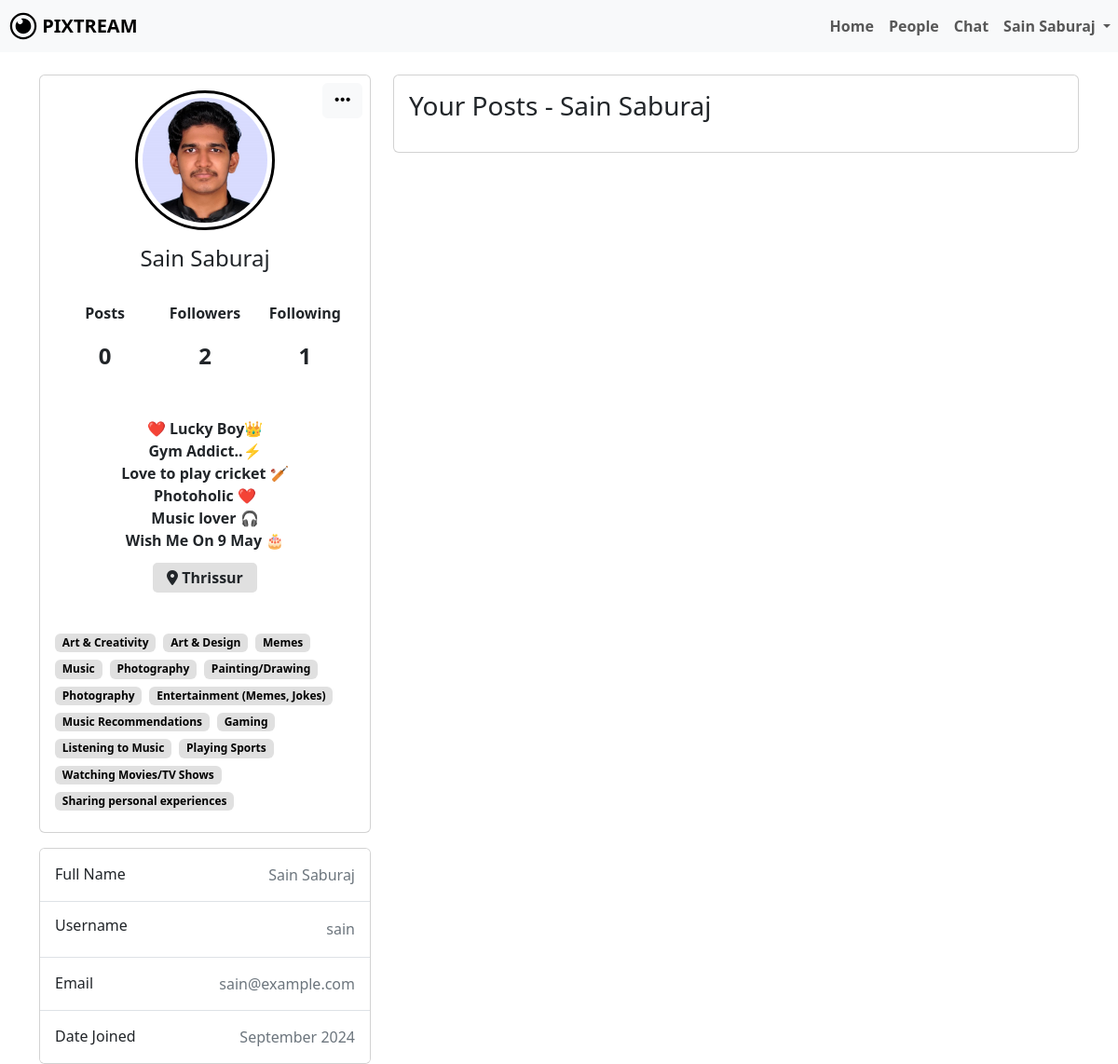
Page /profile.php (signed in) on the committed database.
### tables this page shows
CREATE TABLE `users` (
  `id` int(11) NOT NULL,
  `name` varchar(255) NOT NULL,
  `username` varchar(255) NOT NULL,
  `email` varchar(255) NOT NULL,
  `password` varchar(255) NOT NULL,
  `bio` varchar(255) DEFAULT NULL,
  `profile_picture` varchar(255) DEFAULT NULL,
  `location` varchar(255) DEFAULT NULL,
  `created_at` timestamp NULL DEFAULT current_timestamp()
);

### profile.php (the view, shortened to what this page needs)
<?php
include 'dbconfig.php';
$username = $_SESSION['username'];
$sql = "SELECT * FROM users WHERE username='$username';";
$result = mysqli_query($conn, $sql);
$info = mysqli_fetch_assoc($result);
$id = $info['id'];
$name = $info['name'];
$email = $info['email'];
$profilePhoto = $info['profile_picture'] ?? 'default.png';
$datetimeString = $info['created_at'];
$date = new DateTime($datetimeString);
$formattedDate = $date->format('F Y');
$followersSql = "SELECT COUNT(*) AS follower_count FROM follows WHERE followed_id='$id';";
$followersResult = mysqli_query($conn, $followersSql);
$followersCount = mysqli_fetch_assoc($followersResult)['follower_count'];
$followingSql = "SELECT COUNT(*) AS following_count FROM follows WHERE follower_id='$id';";
$followingResult = mysqli_query($conn, $followingSql);
$followingCount = mysqli_fetch_assoc($followingResult)['following_count'];
$postSql = "SELECT COUNT(*) FROM posts WHERE username = '$username';";
$postResult = mysqli_query($conn, $postSql);
$postInfo = mysqli_fetch_array($postResult);
$postCount = $postInfo[0];
$interests = [];
$sql = "SELECT o.option_name
        FROM user_selections us
        JOIN options o ON us.option_id = o.id
        WHERE us.user_id = (SELECT id FROM users WHERE username = ? LIMIT 1)";
$stmt = $conn->prepare($sql);
$stmt->bind_param("s", $username);
$stmt->execute();
$result = $stmt->get_result();
while ($row = $result->fetch_assoc()) {
    $interests[] = $row['option_name'];
}
$bioSql = "SELECT * FROM users WHERE username = '$username';";
$bioResult = mysqli_query($conn, $bioSql);
$bioInfo = mysqli_fetch_assoc($bioResult);
$bio = $bioInfo['bio'];
$location = $bioInfo['location'];
?>
<!DOCTYPE html>
<html lang="en">
<head>
    <link rel="stylesheet" href="node_modules/bootstrap/dist/css/bootstrap.min.css">
    <link rel="stylesheet" href="library-files/fontawesome/css/all.min.css">
    <link rel="stylesheet" href="assets/css/me.css">
</head>
<body>
    <nav class="navbar navbar-expand-lg navbar-light bg-light">
        <a class="navbar-brand" href="dashboard.php">
            <img src="assets/img/LOGO.svg" width="30" height="30" class="d-inline-block align-top" alt="" id="dash-icon">
            <b>PIXTREAM</b>
        </a>
        <div class="collapse navbar-collapse" id="navbarNavDropdown">
            <ul class="navbar-nav ms-auto">
                <li class="nav-item active">
                    <a class="nav-link" href="dashboard.php"><b>Home</b><span class="sr-only"></span></a>
                </li>
                <li class="nav-item active">
                    <a class="nav-link" href="people.php"><b>People</b><span class="sr-only"></span></a>
                </li>
                <li class="nav-item active">
                    <a class="nav-link" href="chat.php"><b>Chat</b><span class="sr-only"></span></a>
                </li>
                <li class="nav-item dropdown">
                    <a class="nav-link dropdown-toggle" href="#" id="navbarDropdownMenuLink" role="button" data-bs-toggle="dropdown" aria-expanded="false">
                        <b><?php echo $name; ?></b>
                    </a>
                </li>
            </ul>
        </div>
    </nav> <br>
    <div class="container">
        <div class="main-body">
            <div class="row gutters-sm">
                <div class="col-md-4 mb-3">
                    <div class="card h-100 position-relative">
                        <div class="card-body d-flex flex-column">
                            <div class="dropdown position-absolute top-0 end-0 p-2">
                                <button class="btn btn-light custom-dropdown-btn" type="button" id="dropdownMenuButton" data-bs-toggle="dropdown" aria-expanded="false">
                                    <i class="fa-solid fa-ellipsis custom-ellipsis"></i>
                                </button>
                            </div>
                            <div class="d-flex flex-column align-items-center text-center">
                                <div class="profile-img-container">
                                    <img src="profile_picture/<?php echo $profilePhoto; ?>" alt="Profile Photo" class="rounded-circle" width="150">
                                </div>
                                <div class="mt-3 mb-4">
                                    <h4><?php echo $name; ?></h4>
                                </div>
                                <div class="d-flex justify-content-around stats mb-3">
                                    <div class="stat">
                                        <p><b>Posts</b></p>
                                        <p><?php echo $postCount; ?></p>
                                    </div>
                                    <div class="stat" data-bs-toggle="modal" data-bs-target="#followersModal">
                                        <p><b>Followers</b></p>
                                        <p><?php echo $followersCount; ?></p>
                                    </div>
                                    <div class="stat" data-bs-toggle="modal" data-bs-target="#followingModal">
                                        <p><b>Following</b></p>
                                        <p><?php echo $followingCount; ?></p>
                                    </div>
                                </div>
                                <div class="mt-3 bio-text text-start">
                                    <p><?php echo nl2br(htmlspecialchars($bio)); ?></p>
                                    <span class="mt-3 profile-location">
                                        <i class="fa-solid fa-location-dot"></i> <?php echo $location; ?>
                                    </span>
                                </div>
                                <div class="mt-5 profile-interest">
                                    <div class="d-flex flex-wrap">
                                        <?php foreach ($interests as $interest): ?>
                                            <span class="badge mybadge2 me-2 mb-2"><?php echo htmlspecialchars($interest); ?></span>
                                        <?php endforeach; ?>
                                    </div>
                                </div>
                            </div>
                        </div>
                    </div>
                    <div class="card mt-3 mb-5 info-card">
                        <ul class="list-group list-group-flush">
                            <li class="list-group-item d-flex justify-content-between align-items-center flex-wrap py-3">
                                <h6 class="mb-0">Full Name</h6>
                                <span class="text-secondary"><?php echo $name; ?></span>
                            </li>
                            <li class="list-group-item d-flex justify-content-between align-items-center flex-wrap py-3">
                                <h6 class="mb0">Username</h6>
                                <span class="text-secondary"><?php echo $username; ?></span>
                            </li>
                            <li class="list-group-item d-flex justify-content-between align-items-center flex-wrap py-3">
                                <h6 class="mb-0">Email</h6>
                                <span class="text-secondary"><?php echo $email; ?></span>
                            </li>
                            <li class="list-group-item d-flex justify-content-between align-items-center flex-wrap py-3">
                                <h6 class="mb-0">Date Joined</h6>
                                <span class="text-secondary"><?php echo $formattedDate; ?></span>
                            </li>
                        </ul>
                    </div>
                </div>
                <div class="col-md-8">
                    <div class="row gutters-sm">
                        <div class="col-sm-12 mb-3">
                            <div class="card h-100">
                                <div class="card-body">
                                    <h3 class="d-flex align-items-center mb-3">Your Posts - <?php echo $name; ?></h3>
                                </div>
                            </div>
                        </div>
                    </div>
                </div>
            </div>
        </div>
    </div>
</body>
</html>

### assets/css/me.css (style rules this page uses)
:root { --bs-body-font-weight: 400; }
body { color: black !important; }
.mybadge2 { background-color: #e0e0e0 !important; font-size: 12px; color: black; }
.bio-text { text-align: center !important; font-weight: bolder; }
.profile-location { background-color: #e0e0e0 !important; padding: 5px 15px; border-radius: 5px; }
.profile-interest { margin-bottom: 200px !important; }
.info-card { margin-bottom: -450px !important; }
a { color: inherit; }
#dash-icon { margin-left: 10px; }
.rounded-circle { border: 3px solid #000000; padding: 5px; }
.profile-img-container { position: relative; display: inline-block; }
.profile-img-container img { border-radius: 50%; }
.custom-ellipsis { font-size: 1.2rem; }
.stats { display: flex; justify-content: space-around; width: 100%; }
.stat { text-align: center; flex: 1; cursor: pointer; }
.stat p:nth-of-type(2) { font-size: 1.5rem; font-weight: 600; }

### rows in the picture
users: name "Sain Saburaj", profile_picture (picture), bio "❤️ Lucky Boy👑 Gym Addict..⚡ Love to play cricket 🏏 Photoholic ❤️ Music lover 🎧 Wish Me On 9 May 🎂", location "Thrissur", email "sain@example.com", created_at "September 2024"

### other values in the picture
$postCount "0"
$followersCount "2"
$followingCount "1"
$interest "Art & Creativity"
$interest "Art & Design"
$interest "Memes"
$interest "Music"
$interest "Photography"
$interest "Painting/Drawing"
$interest "Entertainment (Memes, Jokes)"
$interest "Music Recommendations"
$interest "Gaming"
$interest "Listening to Music"
$interest "Playing Sports"
$interest "Watching Movies/TV Shows"
